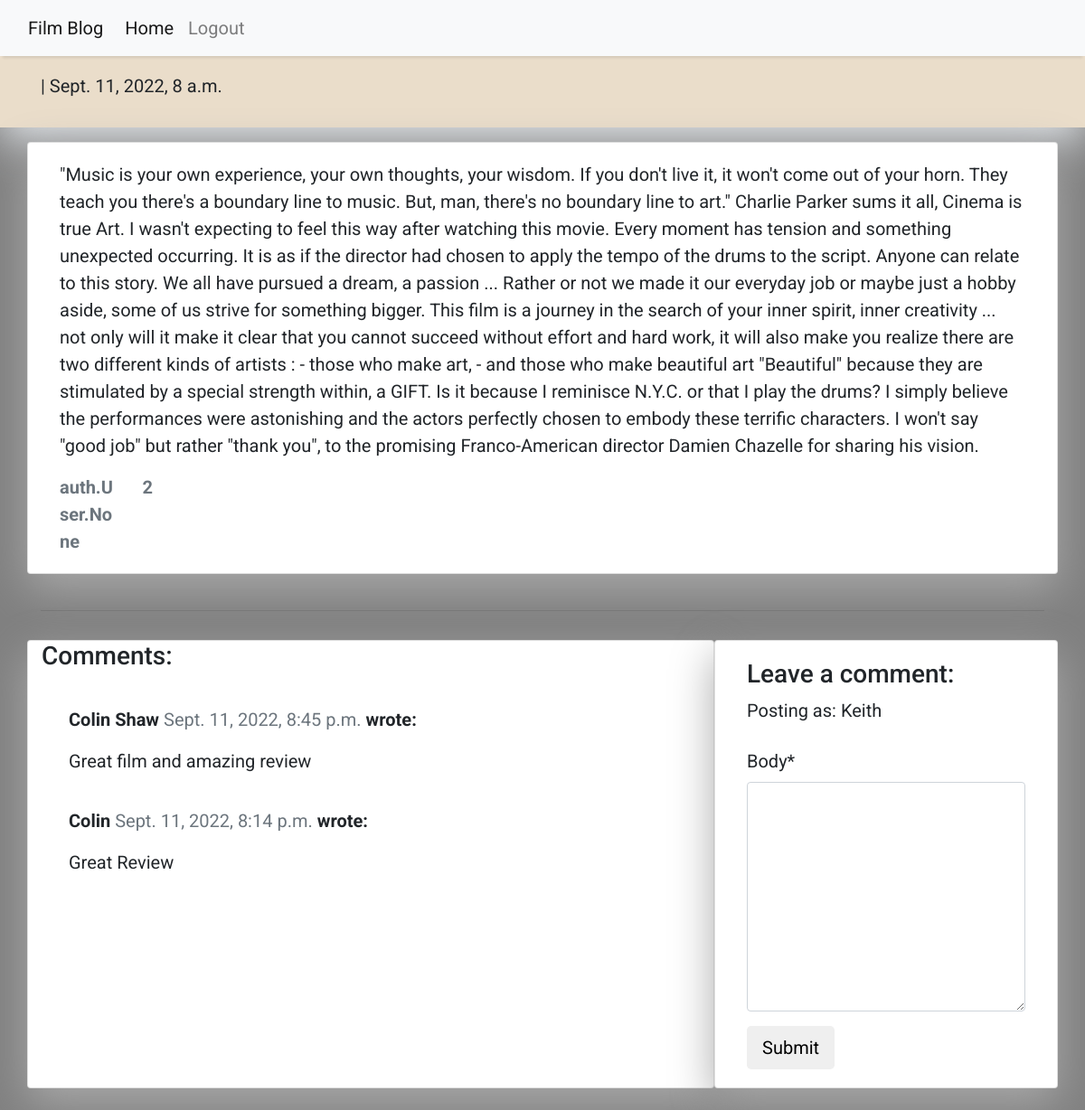
/damien-chazelle/ (signed in), run on the app's committed database.
### blog/models.py (models this page shows, shortened)
class Post(models.Model):
    film_title = models.CharField(max_length=200, unique=True, null=True)
    slug = models.SlugField(max_length=200, unique=True, null=True)
    blogger = models.ForeignKey(User, on_delete=models.CASCADE, related_name='blog_posts', null=True)
    director = models.CharField(max_length=200, unique=True, null=True)
    actor = models.CharField(max_length=200, unique=True, null=True)
    updated_on = models.DateTimeField(auto_now=True, null=True)
    content = models.TextField()
    created_on = models.DateTimeField(auto_now_add=True, null=True)
    status = models.IntegerField(choices=STATUS, default=0)
    likes = models.ManyToManyField(User, related_name='blog_likes')
    class Meta:
        ordering = ['-created_on']
    def number_of_likes(self):
        return self.likes

class Comment(models.Model):
    post = models.ForeignKey(Post,on_delete=models.CASCADE,related_name='comments')
    name = models.CharField(max_length=80)
    email = models.EmailField()
    body = models.TextField()
    created_on = models.DateTimeField(auto_now_add=True)
    approved = models.BooleanField(default=False)
    class Meta:
        ordering = ['created_on']

### blog/views.py (the view, shortened to what this page needs)
# urls.py: path('<slug:slug>/', views.PostDetail.as_view(), name='details_post'),
class PostDetail(View):
    def get(self, request, slug, *args, **kwargs):
        queryset = Post.objects.filter(status=1)
        post = get_object_or_404(queryset, slug=slug)
        comments = post.comments.filter(approved=True).order_by("-created_on")
        liked = False
        if post.likes.filter(id=self.request.user.id).exists():
            liked = True
        return render(
            request,
            "details_post.html",
            {
                "post": post,
                "comments": comments,
                "liked": liked,
                "comment_form": CommentForm()
            },
        )

### blog/forms.py
class CommentForm(forms.ModelForm):
    class Meta:
        model = Comment
        fields = ('body',)

### templates/details_post.html (shortened to what this page needs)
{% extends 'base.html' %} {% block content %}
{% load crispy_forms_tags %}
<div class="masthead">
    <div class="container">
        <div class="row g-0">
            <div class="col-md-6 masthead-text">
                <p class="post-subtitle">{{ post.author }} | {{ post.created_on }}</p>
            </div>
        </div>
    </div>
</div>
<div class="container">
    <div class="row">
        <div class="col card mb-4  mt-3 left  top">
            <div class="card-body">
                <p class="card-text ">
                    {{ post.content | safe }}
                </p>
                <div class="row">
                    <div class="col-1">
                        <strong class="text-secondary"> {{ post.number_of_likes }} </strong>
                    </div>
                    <div class="col-1">
                        {% with comments.count as total_comments %}
                        <strong class="text-secondary">
                            {{ total_comments }}</strong>
                        {% endwith %}
                    </div>
                </div>
            </div>
        </div>
    </div>
    <div class="row">
        <div class="col">
            <hr>
        </div>
    </div>
    <div class="row">
        <div class="col-md-8 card mb-4  mt-3 ">
            <h3>Comments:</h3>
            <div class="card-body">
                {% for comment in comments %}
                <div class="comments" style="padding: 10px;">
                    <p class="font-weight-bold">
                        {{ comment.name }}
                        <span class=" text-muted font-weight-normal">
                            {{ comment.created_on }}
                        </span> wrote:
                    </p>
                    {{ comment.body | linebreaks }}
                </div>
                {% endfor %}
            </div>
        </div>
        <div class="col-md-4 card mb-4  mt-3 ">
            <div class="card-body">
                {% if commented %}
                <div class="alert alert-success" role="alert">
                    Your comment is awaiting approval
                </div>
                {% else %}
                {% if user.is_authenticated %}
                <h3>Leave a comment:</h3>
                <p>Posting as: {{ user.username }}</p>
                <form method="post" style="margin-top: 1.3em;">
                    {{ comment_form | crispy }}
                    <button type="submit" class="btn btn-signup btn-lg">Submit</button>
                </form>
                {% endif %}
                {% endif %}
            </div>
        </div>
    </div>
</div>
{% endblock content %}

### static/style.css (style rules this page uses)
body { font-family: "Roboto", sans-serif; font-size: 20px; background-color: #808080; }
.masthead { background: #EADDCA; height: auto; padding-bottom: 15px; box-shadow: 0 16px 48px #E3E7EB; padding-top: 10px; }
.card { box-shadow: 0 16px 48px #A9A9A9; }

### data on the page
Post: created_on "Sept. 11, 2022, 8 a.m.", content "\"Music is your own experience, your own thoughts, your wisdom. If you don't live it, it won't come out of your horn. They teach you there's a boundary line to music. But, man, there's no boundary line to art.\" Charlie Parker sums it all, Cinema is true Art. I wasn't expecting to feel this way after watching this movie. Every moment has tension and something unexpected occurring. It is as if the director had chosen to apply the tempo of the drums to the script. Anyone can relate to this story. We all have pursued a dream, a passion ... Rather or not we made it our everyday job or maybe just a hobby aside, some of us strive for something bigger. This film is a journey in the search of your…", number_of_likes "auth.User.None"
Comment: name "Colin Shaw", created_on "Sept. 11, 2022, 8:45 p.m.", body "Great film and amazing review"
Comment: name "Colin", created_on "Sept. 11, 2022, 8:14 p.m.", body "Great Review"

### other printed values
{{ total_comments }} "2"
{{ user.username }} "Keith"
